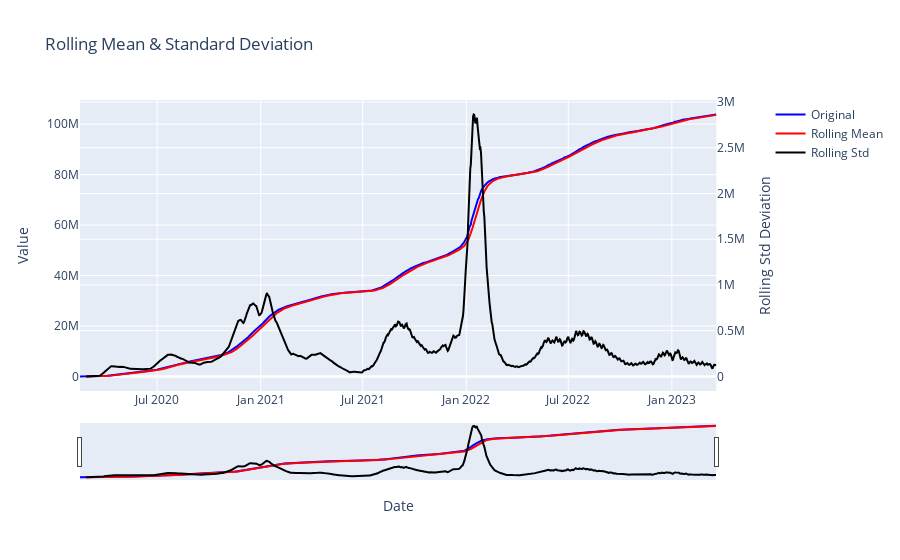

The code cell stored with this chart in its notebook:
### Code cell
test_stationarity(master_df['confirmed'])

### Figure 1 — Plotly figure (JSON) as saved in the notebook; plotly's stock layout.template omitted (floating-point values rounded to 4 significant figures; data arrays with more than 128 entries replaced by an {"elided": "..."} marker saying what was removed)
{"data": [{"line": {"color": "blue"}, "mode": "lines", "name": "Original", "type": "scatter", "x": {"elided": "1131 str values"}, "y": {"elided": "1131 int values"}}, {"line": {"color": "red"}, "mode": "lines", "name": "Rolling Mean", "type": "scatter", "x": {"elided": "1131 str values"}, "y": {"elided": "1131 float values"}}, {"line": {"color": "black"}, "mode": "lines", "name": "Rolling Std", "type": "scatter", "x": {"elided": "1131 str values"}, "xaxis": "x", "y": {"elided": "1131 float values"}, "yaxis": "y2"}], "layout": {"title": {"text": "Rolling Mean & Standard Deviation"}, "xaxis": {"anchor": "y", "domain": [0, 0.94], "rangeslider": {"visible": true}, "title": {"text": "Date"}, "type": "date"}, "yaxis": {"anchor": "x", "domain": [0, 1], "title": {"text": "Value"}}, "yaxis2": {"anchor": "x", "overlaying": "y", "side": "right", "title": {"text": "Rolling Std Deviation"}}}}
